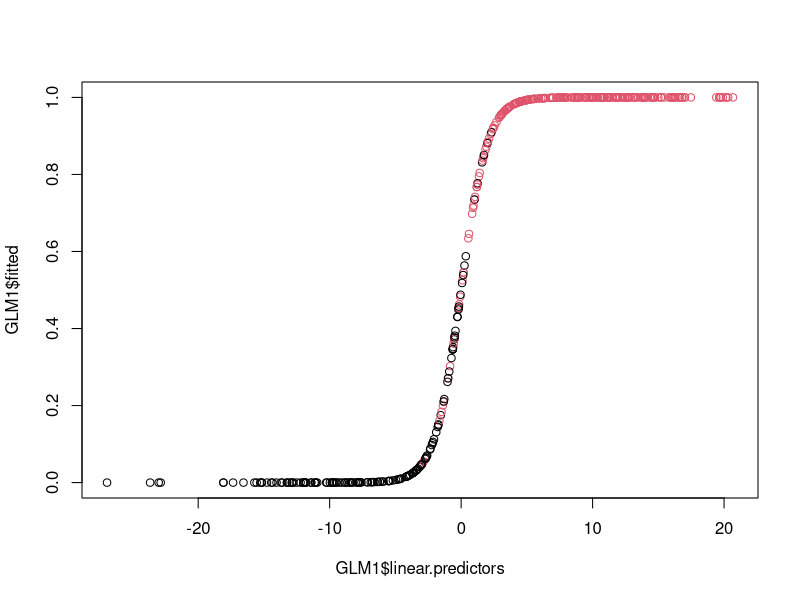

Reproduce this figure in R. (Note: this script raises an error after producing the figure.)
## ---- chunk 1
################################################################################

# Standardize dataframe function

standardizeDF <- function(x) {
  
  new_columns = c()
  
  for (name in names(x)) {
    new_col = (x[name]-mean(as.matrix(x[name])))/sd(as.matrix(x[name]))
    new_columns = append(new_columns, new_col, after=length(new_columns))
  }
  
  return(data.frame(new_columns))
}

################################################################################

## ---- chunk 2
air_quality_data = read.table('cleanAirQuality.csv', sep=";", 
                              header=TRUE, stringsAsFactors=TRUE)

AH_bin_factor <- as.factor(air_quality_data[['AH_bin']])

# date_filter = subset (air_quality_data, select = c(Date))

air_quality_data = subset (air_quality_data, select = c(-AH_bin, -Date, -Time))
air_quality_data = standardizeDF(air_quality_data)

air_quality_data = append(air_quality_data, data.frame(AH_bin_factor), after = length(air_quality_data))

air_quality_data = data.frame(air_quality_data)

summary(air_quality_data)

## ---- chunk 3

## ---- chunk 4
# AH_bin = as.factor(AH_bin)
set.seed(1)
sample <- sample(c(TRUE, FALSE), dim(air_quality_data)[1], replace=TRUE, prob=c(0.8,0.2))
train  <- air_quality_data[sample, ]
test   <- air_quality_data[!sample, ]
## ---- chunk 5

GLM1 <- glm(formula = AH_bin_factor ~ .,data = train, family=binomial(logit))
summary(GLM1)
ppv=1-pchisq(314.3-57.34, df=404-392)
ppv
glm0 <- glm(AH_bin_factor ~ 1, data = train,family=binomial(link="logit"))
anova(glm0, GLM1, test="Chisq")
## ---- chunk 6
plot(GLM1$linear.predictors, GLM1$fitted, col = as.numeric(train[['AH_bin_factor']]))
Classif1 <- glm2$fitted.values >= 0.5
(tab1 <- table(train[['AH_bin_factor']], Classif1))
## ---- chunk 7
library(MASS)
stepAIC(GLM1, direction="backward")
## ---- chunk 8
glm2 <- glm(AH_bin_factor ~ PT08.S1.CO. + NMHC.GT. +PT08.S2.NMHC.+NOx.GT.
            +PT08.S3.NOx.+PT08.S4.NO2.+T+RH, data = train,family=binomial(link="logit"))
summary(glm2)

## ---- chunk 9
Classif2 <- glm2$fitted.values >= 0.5
(tab2 <- table(train[['AH_bin_factor']], Classif2))
round((tab2[2,1]+tab2[1,2])/sum(tab2) * 100, 2)
## ---- chunk 10
plot(glm2$linear.predictors, glm2$fitted, col = as.numeric(train[['AH_bin_factor']]))
pairs(air_quality_data)
## ---- chunk 11
fitProb <- linearPredict <- NULL
for(i in 1:dim(test)[1])
{
  ind_i <- c(1, test$PT08.S1.CO.[i], test$NMHC.GT.[i], test$PT08.S2.NMHC.[i],
             test$NOx.GT.[i], test$PT08.S3.NOx.[i], test$PT08.S4.NO2.[i], 
             test$T[i], test$RH[i])
  linearPredict[i] <- ind_i %*% glm2$coefficients
  fitProb[i] <- exp(linearPredict[i]) / (1+exp(linearPredict[i]))
}
Classico <- fitProb >= 0.5
(tabos <- table(test$AH_bin_factor, Classico))
round((tabos[2,1]+tabos[1,2])/sum(tabos) * 100, 2)
## ---- chunk 12
library(car)
vif(glm2)

## ---- chunk 13
# 2. Further analysis (PCA) ----

dataPCA <- train[,-c(1, 4, 8, 10, 13)]

res <- princomp(dataPCA, cor=TRUE)
summary(res)
plot(res,type="b")

mod2 <- glm(train$AH_bin_factor ~ res$scores[,1] + res$scores[,2] + res$scores[,3] +
              res$scores[,4] + res$scores[,5], data = train,family=binomial(logit))
summary(mod2)
#In order to simplify the model, different procedures are possible
#As illustration, two-way the automatic selection procedure  based on the AIC is used:
modPCA <- stepAIC(mod2, direction="both")

#And the 1st, 3rd and 4th PCs are kept in the final model.

#plot(obesity, modPCA$fitted, ylim=c(0,1), ylab="Fitted values")
#plot(sbp, modPCA$fitted, ylim=c(0,1), ylab="Fitted values")

#These plots show no clear patterns; this means that the probability of success
# does not increase/decrease with these two variables
## ---- chunk 14
mod3 <- glm(train$AH_bin_factor ~ res$scores[,1] + res$scores[,2] + res$scores[,3] +
            + res$scores[,5], data = train,family=binomial(logit))
summary(mod3)

plot(mod3$linear.predictors, mod3$fitted, col = as.numeric(train[['AH_bin_factor']]))

fitProb3 <- linearPredict3 <- NULL
for(i in 1:dim(test)[1])
{
  ind_i <- c(1, test$PT08.S1.CO.[i], test$NMHC.GT.[i], test$PT08.S2.NMHC.[i],
             test$NOx.GT.[i], test$PT08.S3.NOx.[i], test$PT08.S4.NO2.[i], 
             test$T[i], test$RH[i])
  linearPredict[i] <- ind_i %*% glm2$coefficients
  fitProb[i] <- exp(linearPredict[i]) / (1+exp(linearPredict[i]))
}
Classico <- fitProb >= 0.5
(tabos <- table(test$AH_bin_factor, Classico))
round((tabos[2,1]+tabos[1,2])/sum(tabos) * 100, 2)
